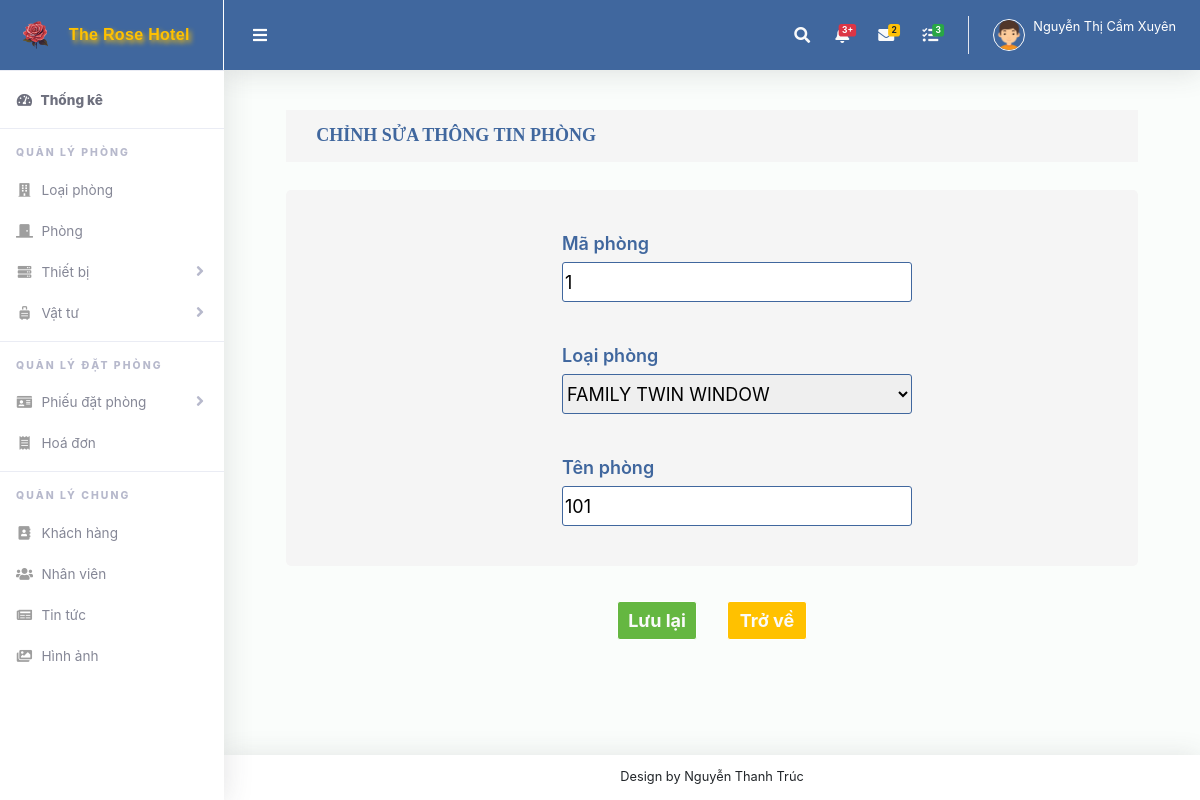
Before: /suaQLP.php?user=1 (signed in) with the older database file.
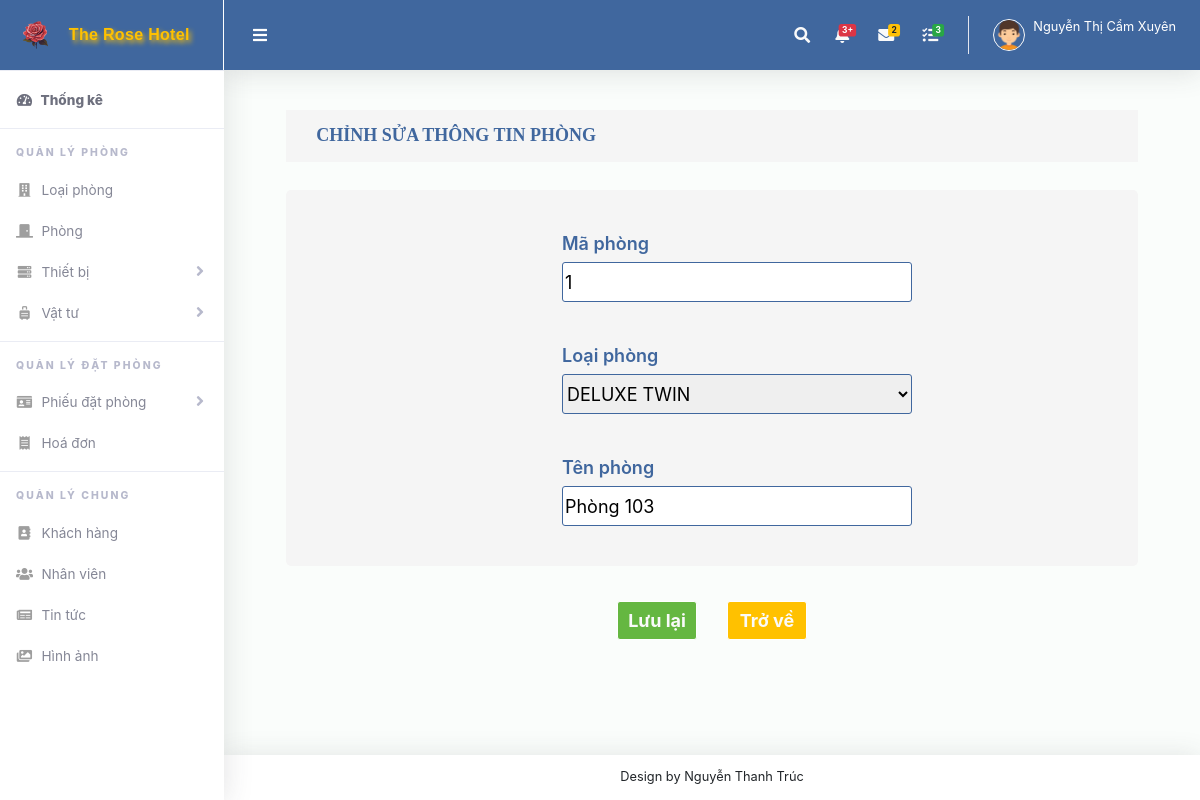
After: the same page with the newer database file.
### tables this page shows
CREATE TABLE `phong` (
  `ma_phong` int(11) NOT NULL,
  `ma_loai` int(11) NOT NULL,
  `ten_phong` varchar(100) NOT NULL
);

### suaQLP.php (the view, shortened to what this page needs)
<?php
include ("header.php");
include ("ketnoi.php");
$usern = $_REQUEST["user"];
$sql = "SELECT * FROM phong WHERE ma_phong = '" . $usern . "'";
$kq = mysqli_query($conn, $sql) or die("Không thể sửa thông tin phòng" . mysqli_error());
$row = mysqli_fetch_array($kq);
?>
<link rel="stylesheet" href="css/chinhsua.css" type="text/css" />
<form enctype="multipart/form-data" action="xulysuaQLP.php" name="xulysuaQLP" method="post">
    <div class="text">
        <h4>
            CHỈNH SỬA THÔNG TIN PHÒNG
        </h4>
    </div>
    <div class="themmoi">
        <div class="them">
            <div class="thema">
            <span>Mã phòng</span>
                <input type="text" name="ma_phong" readonly value="<?php echo ($row["ma_phong"]); ?>" />
            </div>
            <div class="thema">
                <span>Loại phòng</span>
                <select name="ma_loai">
                    <?php
                    $sql2 = "SELECT ma_loai, ten_loai FROM loai_phong";
                    $result2 = mysqli_query($conn, $sql2);
                    while ($row2 = mysqli_fetch_assoc($result2)) {
                        $ma_loai = $row2['ma_loai'];
                        $ten_loai = $row2['ten_loai'];
                        $selected = ($ma_loai == $row['ma_loai']) ? "selected" : "";
                        echo "<option value=\"$ma_loai\" $selected>$ten_loai</option>";
                    }
                    ?>
                </select>
            </div>
            <div class="thema">
                <span>Tên phòng</span>
                <input type="text" name="ten_phong" value="<?php echo ($row["ten_phong"]); ?>" />
            </div>
        </div>
    </div>
    <div class="luulai">
        <input type="submit" name="luu" value="Lưu lại" />
        <button type="button" onclick="window.location.href='QLP.php'">Trở về</button>
    </div>
</form>
<?php
include("footer.php");
?>

Changed rows visible on the page:
changed phong id 1: ten_phong "101" → "Phòng 103"
Other visible differences:
form field ma_loai: "FAMILY TWIN WINDOW" → "DELUXE TWIN"
